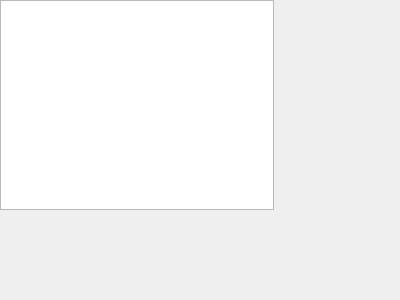
<?xml version="1.0" encoding="UTF-8"?>
<ui version="4.0">
 <class>AppLogPanel</class>
 <widget class="ads::CDockWidget" name="AppLogPanel">
  <property name="geometry">
   <rect>
    <x>0</x>
    <y>0</y>
    <width>400</width>
    <height>300</height>
   </rect>
  </property>
  <property name="windowTitle">
   <string>AppLogPanel</string>
  </property>
  <widget class="QWidget" name="root" native="true">
   <property name="geometry">
    <rect>
     <x>0</x>
     <y>0</y>
     <width>274</width>
     <height>210</height>
    </rect>
   </property>
   <property name="sizePolicy">
    <sizepolicy hsizetype="Expanding" vsizetype="Expanding">
     <horstretch>0</horstretch>
     <verstretch>0</verstretch>
    </sizepolicy>
   </property>
   <layout class="QHBoxLayout" name="horizontalLayout">
    <property name="spacing">
     <number>0</number>
    </property>
    <property name="leftMargin">
     <number>0</number>
    </property>
    <property name="topMargin">
     <number>0</number>
    </property>
    <property name="rightMargin">
     <number>0</number>
    </property>
    <property name="bottomMargin">
     <number>0</number>
    </property>
    <item>
     <widget class="QTextBrowser" name="textEdit">
      <property name="sizePolicy">
       <sizepolicy hsizetype="Expanding" vsizetype="Expanding">
        <horstretch>0</horstretch>
        <verstretch>0</verstretch>
       </sizepolicy>
      </property>
     </widget>
    </item>
   </layout>
  </widget>
 </widget>
 <customwidgets>
  <customwidget>
   <class>ads::CDockWidget</class>
   <extends>QFrame</extends>
   <header location="global">DockWidget.h</header>
   <container>1</container>
  </customwidget>
 </customwidgets>
 <resources/>
 <connections/>
</ui>
